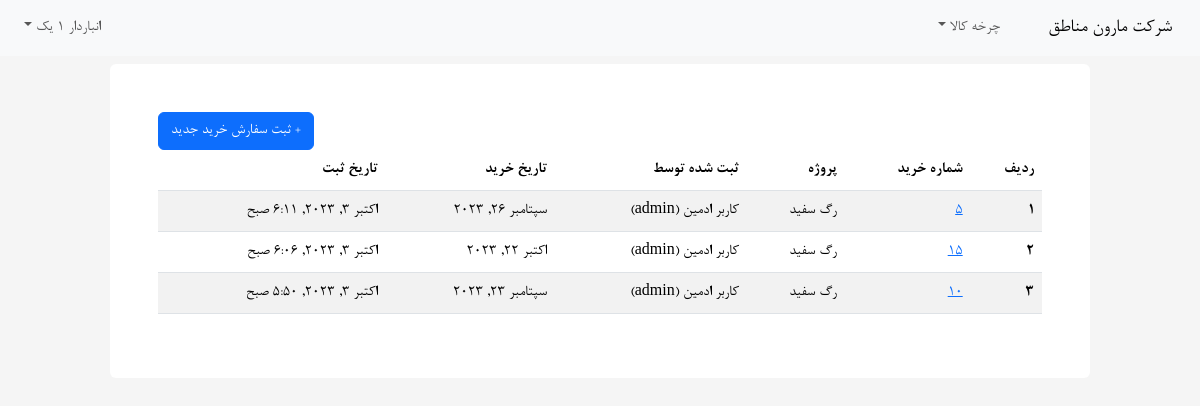
The page /warehouse/procurment-order-list (signed in) on the database its author committed.
### core/models.py (models this page shows, shortened)
class User(AbstractUser):
    warehouse_keeper = models.BooleanField('انباردار',default=False)
    technical = models.BooleanField('بخش فنی (متقاضی)',default=False)

### warehouse/models.py (models this page shows, shortened)
class ProcurementOrder(models.Model):
    project = models.ForeignKey(Project,verbose_name='پروژه',null=True,blank=True,
        on_delete=models.SET_NULL,related_name='pos')
    number = models.CharField('شماره PO',max_length=200)
    mr = models.ForeignKey(MaterialRequisition,related_name='pos',on_delete=models.CASCADE,verbose_name='شماره درخواست کالا')
    date = models.DateField('تاریخ درخواست',blank=True)
    created_by = models.ForeignKey(settings.AUTH_USER_MODEL,
        verbose_name='ثبت شده توسط',null=True,on_delete=models.SET_NULL,
        related_name='pos')
    company = models.CharField('شرکت فروشنده کالا',max_length=100)
    created = models.DateTimeField(auto_now=False,auto_now_add=True)
    updated = models.DateTimeField(auto_now=True,auto_now_add=False)
    objects = ProcurementOrderManager()
    class Meta:
        verbose_name = "سفارش خرید"
        verbose_name_plural = "سفارش های خرید"
        ordering = ['-created']
    def get_edit_url(self):
        return reverse('po_edit',kwargs={'id':self.id}) #TODO

class Project(models.Model):
    name = models.CharField("نام پروژه",max_length=40)
    number = models.CharField("شماره پروژه",max_length=40)
    created = models.DateTimeField(auto_now=False,auto_now_add=True)
    updated = models.DateTimeField(auto_now=True,auto_now_add=False)
    created_by = models.ForeignKey(settings.AUTH_USER_MODEL,
        verbose_name='ثبت شده توسط',null=True,on_delete=models.SET_NULL,
        related_name='projects')
    objects = WarehouseManager()
    class Meta:
        verbose_name = "پروژه"
        verbose_name_plural = "پروژه ها"
    def __str__(self) -> str:
        return self.name

### warehouse/views.py (the view)
# urls.py: path('procurment-order-list',views.po_list,name='po_list'),
@login_required
def po_list(request:HttpRequest):
    pos = ProcurementOrder.objects.all()
    context = {
        'title':'فهرست سفارشات خرید',
        'pos':pos
    }
    return render(request,'warehouse/po-list.html',context)

### warehouse/models.py (called while the page is built)
    def get_queryset(self):
        return super().get_queryset().select_related('mr','created_by','project')

### warehouse/templates/warehouse/po-list.html
{% extends 'core/base.html' %} {% block content %}
{% load jalali_tags %}
<div class="col-12 col-md-10 rounded p-5 mx-auto bg-white">
    <a class="btn btn-primary" style="float: left;" href="{% url 'po_add' %}">+
        ثبت سفارش خرید جدید
        </a>
    {% if pos %}
    <table class="table table-striped">
        <thead>
            <tr>
                <th scope="col">ردیف</th>
                <th scope="col">شماره خرید</th>
                <th scope="col">پروژه</th>
                <th scope="col">ثبت شده توسط</th>
                <th scope="col">تاریخ خرید</th>
                <th scope="col">تاریخ ثبت</th>
            </tr>
        </thead>
        <tbody>
            {% for po in pos %}
            <tr>
                <th scope="row">{{forloop.counter}}</th>
                <td><a href="{{po.get_edit_url}}">{{po.number}}</a></td>
                <td>{{po.project}}</td>
                <td>
                    {{po.created_by.first_name}} {{po.created_by.last_name}} ({{po.created_by}})
                </td>
                <td>
                    {{po.date|to_jalali:'%Y/%m/%d'}}
                </td>
                <td>
                    {{po.created|to_jalali:'%Y/%m/%d'}}
                </td>
            </tr>
            {% endfor %}
        </tbody>
    </table>
    {% else %}
    <h1>تاکنون سفارشی ثبت نشده است.</h1>
    {% endif %}
</div>
{% endblock %}

### core/templates/core/base.html (shortened to what this page needs)
<!DOCTYPE html>
<html lang="en">
{% load static %}
<head>
    <link rel="stylesheet" href="{% static 'core/css/bootstrap.min.css' %}">
    <link rel="stylesheet" href="{% static 'core/css/select2.min.css' %}">
    <link rel="stylesheet" href="{% static 'core/css/main.css' %}">
</head>
<body dir="rtl" class="bg-main">
    {% include 'core/navbar.html' %}
    <div class="container-fluid">
        {% block content %} {% endblock %}
    </div>
</body>
</html>

### core/templates/core/navbar.html (shortened to what this page needs)
<nav class="navbar navbar-expand-lg bg-body-tertiary mb-2">
  <div class="container-fluid">
    <a class="navbar-brand" href="{% url 'home' %}">شرکت مارون مناطق</a>
    <div class="collapse navbar-collapse" id="homeNavBar">
      <ul class="navbar-nav ms-auto mb-2 mb-lg-0">
        {% if request.user.is_authenticated %}
          {% if request.user.is_superuser or 1 %}
          <li class="nav-item dropdown">
            <a
              class="nav-link dropdown-toggle"
              href="#"
              role="button"
              data-bs-toggle="dropdown"
              aria-expanded="false"
            >
              چرخه کالا
            </a>
          </li>
          {% endif %}
        {% endif %}
      </ul>
      <ul class="navbar-nav me-auto mb-2 mb-lg-0">
          {% if request.user.is_authenticated %}
        <li class="nav-item dropdown">
          <a
            class="nav-link dropdown-toggle"
            href="#"
            role="button"
            data-bs-toggle="dropdown"
            aria-expanded="false"
          >
            {{request.user.first_name}} {{request.user.last_name}}
          </a>
        </li>
        {% endif %}
      </ul>
    </div>
  </div>
</nav>

### core/static/core/css/main.css (style rules this page uses)
*:not(i) { font-family: 'B Nazanin'; }
.bg-main { background-color: rgb(245, 245, 245); }

### rows shown on the page
User: user.last_name "یک"
ProcurementOrder: number "5", project "رگ سفید", created_by.first_name "کاربر", created_by.last_name "ادمین", created_by "admin", date|to_jalali "سپتامبر 26, 2023", created|to_jalali "اکتبر 3, 2023, 6:11 صبح"
ProcurementOrder: number "15", project "رگ سفید", created_by.first_name "کاربر", created_by.last_name "ادمین", created_by "admin", date|to_jalali "اکتبر 22, 2023", created|to_jalali "اکتبر 3, 2023, 6:06 صبح"
ProcurementOrder: number "10", project "رگ سفید", created_by.first_name "کاربر", created_by.last_name "ادمین", created_by "admin", date|to_jalali "سپتامبر 23, 2023", created|to_jalali "اکتبر 3, 2023, 5:50 صبح"
